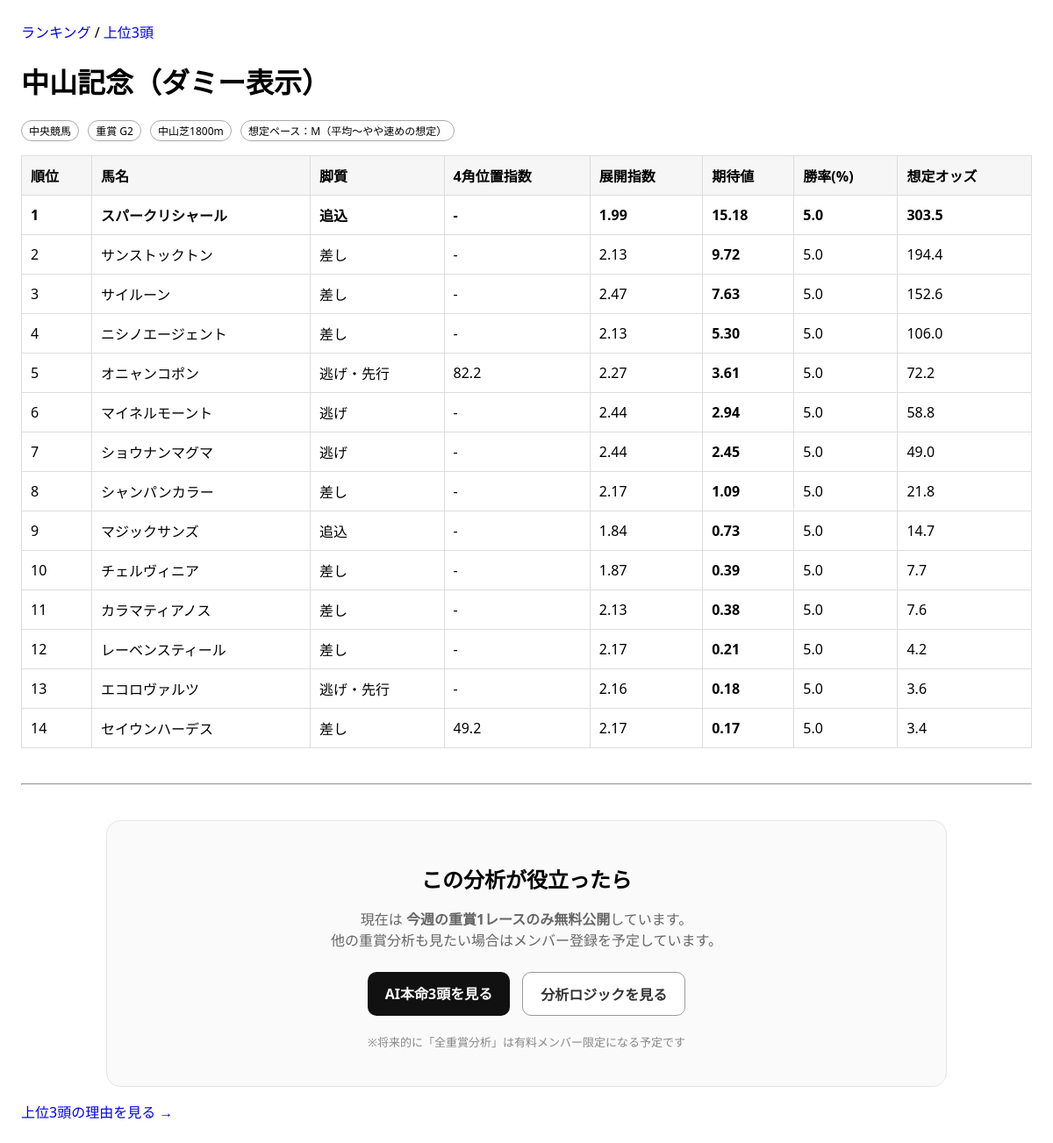
The app's page /race/ with its own data.
### keibaapp_1/models.py (models this page shows, shortened)
class Race(models.Model):
    GRADE_CHOICES = [("G1", "G1"), ("G2", "G2"), ("G3", "G3")]
    name = models.CharField(max_length=100)
    race_date = models.DateField()
    course = models.CharField(max_length=100)  # 例：東京 ダ1600
    grade = models.CharField(max_length=2, choices=GRADE_CHOICES)
    track_condition = models.CharField(max_length=10, blank=True, default="")  # 良/稍/重/不
    pace = models.CharField(max_length=1, blank=True, default="")  # S/M/H
    pace_comment = models.CharField(max_length=100, blank=True, default="")
    created_at = models.DateTimeField(auto_now_add=True)

class HorseEntry(models.Model):
    RUN_STYLE_CHOICES = [
        ("NIGE", "逃げ"),
        ("SENKO", "先行"),
        ("SASHI", "差し"),
        ("OIKOMI", "追込"),
        ("UNKNOWN", "不明"),
    ]
    race = models.ForeignKey(Race, on_delete=models.CASCADE, related_name="entries")
    horse_name = models.CharField(max_length=100)
    gate = models.PositiveIntegerField(default=0)    # 枠
    number = models.PositiveIntegerField(default=0)  # 馬番
    jockey = models.CharField(max_length=100, blank=True, default="")
    run_style = models.CharField(max_length=10, choices=RUN_STYLE_CHOICES, default="UNKNOWN")
    last1_agari_rank = models.PositiveIntegerField(null=True, blank=True)
    last2_agari_rank = models.PositiveIntegerField(null=True, blank=True)
    last3_agari_rank = models.PositiveIntegerField(null=True, blank=True)
    last1_field_size = models.PositiveIntegerField(null=True, blank=True)
    last2_field_size = models.PositiveIntegerField(null=True, blank=True)
    last3_field_size = models.PositiveIntegerField(null=True, blank=True)
    last1_corner4_pos = models.PositiveIntegerField(null=True, blank=True)
    last2_corner4_pos = models.PositiveIntegerField(null=True, blank=True)
    last3_corner4_pos = models.PositiveIntegerField(null=True, blank=True)
    expected_odds = models.FloatField(null=True, blank=True)
    created_at = models.DateTimeField(auto_now_add=True)

### keibaapp_1/views.py (the view)
# urls.py: path("race/", views.race_db),
def race_db(request):
    race = get_selected_or_current_race(request)
    if not race:
        return render(request, "keibaapp_1/race_empty.html")
    entries = list(race.entries.all())
    pace, pace_comment, front_ratio = estimate_pace(entries)
    agaris = [avg_agari_rank(e) for e in entries]
    agaris = [a for a in agaris if a is not None]
    field_agari_avg = sum(agaris) / len(agaris) if agaris else None
    rows = []
    for e in sorted(entries, key=lambda x: x.number):
        s = calc_scores(e, pace, front_ratio, field_agari_avg)
        rows.append({
            "horse_name": e.horse_name,
            "style": display_run_style(s["run_style"]),
            "corner4_index": s["corner4_index"],
            "tempo": s["tempo"],
            "win_prob": s["win_prob"],
            "ev": s["ev"],
            "odds": e.expected_odds,
        })
    rows_sorted = sorted(rows, key=lambda r: r["ev"], reverse=True)
    for i, r in enumerate(rows_sorted, start=1):
        r["rank"] = i
    return render(request, "keibaapp_1/race_mock.html", {
        "race": {
            "name": race.name,
            "grade": race.grade,
            "course": race.course,
            "pace": pace,
            "pace_comment": pace_comment,
        },
        "rows": rows_sorted
    })

### keibaapp_1/services.py (called while the page is built)
def avg_agari_rank(e: HorseEntry) -> Optional[float]:
    ranks = [e.last1_agari_rank, e.last2_agari_rank, e.last3_agari_rank]
    ranks = [r for r in ranks if r is not None and r > 0]
    if not ranks:
        return None
    return sum(ranks) / len(ranks)

def calc_corner4_index(field_size: int, corner4_pos: int) -> Optional[float]:
    if not field_size or not corner4_pos:
        return None
    if field_size <= 1:
        return None
    if corner4_pos > field_size:
        return None
    return ((field_size - corner4_pos) / (field_size - 1)) * 100

def avg_corner4_index(entry: HorseEntry) -> Optional[float]:
    values = []
    pairs = [
        (entry.last1_field_size, entry.last1_corner4_pos),
        (entry.last2_field_size, entry.last2_corner4_pos),
        (entry.last3_field_size, entry.last3_corner4_pos),
    ]
    for field_size, pos in pairs:
        idx = calc_corner4_index(field_size, pos)
        if idx is not None:
            values.append(idx)
    if not values:
        return None
    return sum(values) / len(values)

def classify_run_style_from_index(avg_index: Optional[float]) -> str:
    if avg_index is None:
        return "UNKNOWN"
    if avg_index >= 75:
        return "SENKO"   # 逃げ・先行
    elif avg_index >= 50:
        return "KOUI"    # 好位
    elif avg_index >= 25:
        return "SASHI"   # 差し
    else:
        return "OIKOMI"  # 追込

def get_effective_run_style(entry: HorseEntry) -> str:
    avg_idx = avg_corner4_index(entry)
    auto_style = classify_run_style_from_index(avg_idx)
    if auto_style != "UNKNOWN":
        return auto_style
    return entry.run_style

def display_run_style(style_code: str) -> str:
    table = {
        "NIGE": "逃げ",
        "SENKO": "逃げ・先行",
        "KOUI": "好位",
        "SASHI": "差し",
        "OIKOMI": "追込",
        "UNKNOWN": "不明",
    }
    return table.get(style_code, "不明")

def agari_point_relative(avg_rank: Optional[float], field_avg: Optional[float]) -> float:
    if avg_rank is None or field_avg is None:
        return 0.0
    diff = field_avg - avg_rank
    return max(-1.2, min(1.2, 0.3 * diff))

def convert_to_win_prob_from_tempo(tempo_score: float) -> float:
    x = (tempo_score - 2.5) / 3.0
    x = max(0.05, min(0.60, 0.05 + 0.55 * x))
    return x

### keibaapp_1/views.py (called while the page is built)
def get_selected_or_current_race(request):
    race_id = request.GET.get("race_id")
    if race_id:
        return get_object_or_404(Race, id=race_id)
    return get_current_race()

### keibaapp_1/templates/keibaapp_1/race_mock.html (shortened to what this page needs)
{% extends "keibaapp_1/base.html" %}
{% block content %}
  <h1>{{ race.name }}（ダミー表示）</h1>
  <div class="meta">
    <span class="badge">中央競馬</span>
    <span class="badge">重賞 {{ race.grade }}</span>
    <span class="badge">{{ race.course }}</span>
    <span class="badge">想定ペース：{{ race.pace }}（{{ race.pace_comment }}）</span>
  </div>
  <table>
    <thead>
      <tr>
        <th>順位</th><th>馬名</th><th>脚質</th><th>4角位置指数</th><th>展開指数</th><th>期待値</th><th>勝率(%)</th><th>想定オッズ</th>
      </tr>
    </thead>
    <tbody>
      {% for r in rows %}
      <tr class="{% if forloop.first %}top{% endif %}">
        <td>{{ r.rank }}</td>
        <td>{{ r.horse_name }}</td>
        <td>{{ r.style }}</td>
        <td>{{ r.corner4_index|default:"-" }}</td>
        <td>{{ r.tempo|floatformat:2 }}</td>
        <td><b>{{ r.ev|floatformat:2 }}</b></td>
        <td>{{ r.win_prob }}</td>
        <td>{{ r.odds }}</td>
      </tr>
      {% endfor %}
    </tbody>
  </table>
  <hr style="margin:40px 0;">
<section style="
max-width:900px;
margin:auto;
border:1px solid #e5e5e5;
border-radius:16px;
padding:28px;
background:#fafafa;
text-align:center;
">
<h2 style="margin-bottom:10px;">
この分析が役立ったら
</h2>
<p style="color:#666;margin-bottom:25px;">
現在は <b>今週の重賞1レースのみ無料公開</b>しています。<br>
他の重賞分析も見たい場合はメンバー登録を予定しています。
</p>
<div style="display:flex;gap:14px;justify-content:center;flex-wrap:wrap;">
<a href="/top/" style="
padding:12px 20px;
border-radius:10px;
background:#111;
color:#fff;
font-weight:bold;
text-decoration:none;
">
AI本命3頭を見る
</a>
<a href="/about/" style="
padding:12px 20px;
border-radius:10px;
border:1px solid #999;
color:#333;
font-weight:bold;
text-decoration:none;
background:#fff;
">
分析ロジックを見る
</a>
</div>
<p style="margin-top:20px;color:#888;font-size:13px;">
※将来的に「全重賞分析」は有料メンバー限定になる予定です
</p>
</section>
  <p style="margin-top:16px;">
    <a href="/top/">上位3頭の理由を見る →</a>
  </p>
{% endblock %}

### keibaapp_1/templates/keibaapp_1/base.html (style rules this page uses)
body { font-family: system-ui, sans-serif; margin: 24px; }
.badge { display:inline-block; padding:2px 8px; border:1px solid #aaa; border-radius:999px; font-size:12px; margin-right:6px; }
.meta { margin: 8px 0 16px; }
table { border-collapse: collapse; width: 100%; }
th, td { border: 1px solid #ddd; padding: 10px; text-align: left; }
th { background: #f6f6f6; }
.top { font-weight: 700; }
a { text-decoration: none; }

### records on screen
Race: name "中山記念", grade "G2", course "中山芝1800m"
HorseEntry: horse_name "スパークリシャール", odds "303.5"
HorseEntry: horse_name "サンストックトン", odds "194.4"
HorseEntry: horse_name "サイルーン", odds "152.6"
HorseEntry: horse_name "ニシノエージェント", odds "106.0"
HorseEntry: horse_name "オニャンコポン", odds "72.2"
HorseEntry: horse_name "マイネルモーント", odds "58.8"
HorseEntry: horse_name "ショウナンマグマ", odds "49.0"
HorseEntry: horse_name "シャンパンカラー", odds "21.8"
HorseEntry: horse_name "マジックサンズ", odds "14.7"
HorseEntry: horse_name "チェルヴィニア", odds "7.7"
HorseEntry: horse_name "カラマティアノス", odds "7.6"
HorseEntry: horse_name "レーベンスティール", odds "4.2"
HorseEntry: horse_name "エコロヴァルツ", odds "3.6"
HorseEntry: horse_name "セイウンハーデス", odds "3.4"

### other values on screen
{{ race.pace }} "M"
{{ race.pace_comment }} "平均〜やや速めの想定"
{{ r.rank }} "1" "2" "3" "4" "5" "6" "7" "8" "9" "10" "11" "12" "13" "14"
{{ r.style }} "追込" "差し" "差し" "差し" "逃げ・先行" "逃げ" "逃げ" "差し" "追込" "差し" "差し" "差し" "逃げ・先行" "差し"
{{ r.corner4_index|default:"-" }} "-" "-" "-" "-" "82.2" "-" "-" "-" "-" "-" "-" "-" "-" "49.2"
{{ r.tempo|floatformat:2 }} "1.99" "2.13" "2.47" "2.13" "2.27" "2.44" "2.44" "2.17" "1.84" "1.87" "2.13" "2.17" "2.16" "2.17"
{{ r.ev|floatformat:2 }} "15.18" "9.72" "7.63" "5.30" "3.61" "2.94" "2.45" "1.09" "0.73" "0.39" "0.38" "0.21" "0.18" "0.17"
{{ r.win_prob }} "5.0" "5.0" "5.0" "5.0" "5.0" "5.0" "5.0" "5.0" "5.0" "5.0" "5.0" "5.0" "5.0" "5.0"
